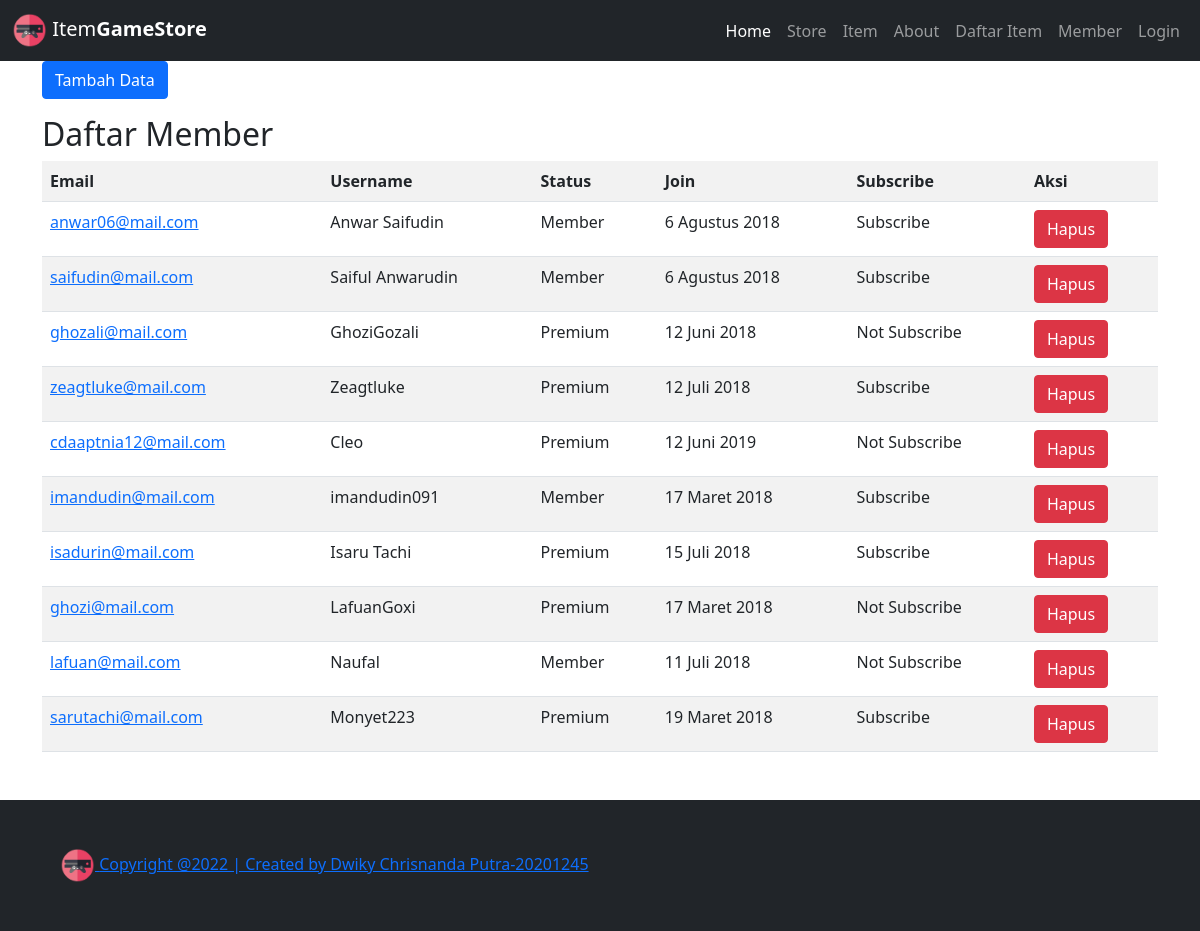
Page /member/ on the committed database.
### dashboard/models.py (models this page shows, shortened)
class Member(models.Model):
    email=models.CharField(max_length=50)
    username=models.CharField(max_length=50)
    status=models.CharField(max_length=50)
    join_date=models.CharField(max_length=50)
    subscribe=models.CharField(max_length=50)

### dashboard/views.py (the view)
# urls.py: path('member/', Member_View, name='member'),
def Member_View(request):
    members=Member.objects.all()
    konteks={
        'members':members,
    }
    return render(request,'member.html',konteks)

### templates/member.html (shortened to what this page needs)
{% extends 'base.html' %}
{% block content %}
{% load static %}
<div class="container">
    <p><a href="/addmbr" class="btn btn-primary">Tambah Data</a> </p>
    <table class="table table-striped">
        <h2 class="align-center">Daftar Member</h2>
            <tr>
                <th>Email</th>
                <th>Username</th>
                <th>Status</th>
                <th>Join</th>
                <th>Subscribe</th>
                <th>Aksi</th>
            </tr>
            {% for Member in members %}
            <tr>
                <td><a href="{% url 'ubah_mbr' Member.id %}">{{ Member.email }}</a></td>
                <td>{{ Member.username }}</td>
                <td>{{ Member.status }}</td>
                <td>{{ Member.join_date }}</td>
                <td>{{ Member.subscribe }}</td>
                <td><button type="button" class="btn btn-danger" data-bs-toggle="modal"
                    data-bs-target="#hapus-{{ Member.id }}">Hapus</button></td>
            </tr>
            {% endfor %}
    </table>
</div>
{% endblock %}

### rows in the picture
Member: email "anwar06@mail.com", username "Anwar Saifudin", status "Member", join_date "6 Agustus 2018", subscribe "Subscribe"
Member: email "saifudin@mail.com", username "Saiful Anwarudin", status "Member", join_date "6 Agustus 2018", subscribe "Subscribe"
Member: email "ghozali@mail.com", username "GhoziGozali", status "Premium", join_date "12 Juni 2018", subscribe "Not Subscribe"
Member: email "zeagtluke@mail.com", username "Zeagtluke", status "Premium", join_date "12 Juli 2018", subscribe "Subscribe"
Member: email "cdaaptnia12@mail.com", username "Cleo", status "Premium", join_date "12 Juni 2019", subscribe "Not Subscribe"
Member: email "imandudin@mail.com", username "imandudin091", status "Member", join_date "17 Maret 2018", subscribe "Subscribe"
Member: email "isadurin@mail.com", username "Isaru Tachi", status "Premium", join_date "15 Juli 2018", subscribe "Subscribe"
Member: email "ghozi@mail.com", username "LafuanGoxi", status "Premium", join_date "17 Maret 2018", subscribe "Not Subscribe"
Member: email "lafuan@mail.com", username "Naufal", status "Member", join_date "11 Juli 2018", subscribe "Not Subscribe"
Member: email "sarutachi@mail.com", username "Monyet223", status "Premium", join_date "19 Maret 2018", subscribe "Subscribe"
